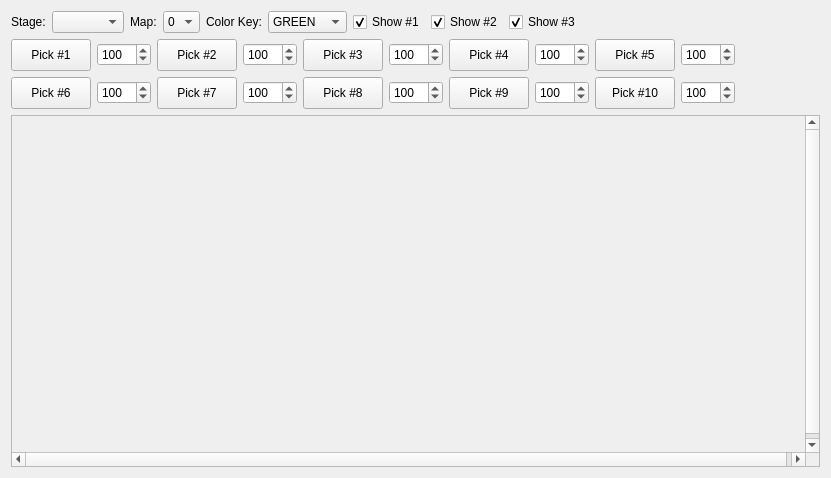
<?xml version="1.0" encoding="UTF-8"?>
<ui version="4.0">
 <class>colorcycle_edit</class>
 <widget class="QWidget" name="colorcycle_edit">
  <property name="geometry">
   <rect>
    <x>0</x>
    <y>0</y>
    <width>831</width>
    <height>478</height>
   </rect>
  </property>
  <property name="windowTitle">
   <string>Form</string>
  </property>
  <layout class="QGridLayout" name="gridLayout_3">
   <item row="2" column="0">
    <layout class="QVBoxLayout" name="verticalLayout">
     <property name="topMargin">
      <number>0</number>
     </property>
     <property name="bottomMargin">
      <number>0</number>
     </property>
     <item>
      <layout class="QGridLayout" name="gridLayout_4">
       <property name="leftMargin">
        <number>0</number>
       </property>
       <property name="topMargin">
        <number>0</number>
       </property>
       <item row="1" column="0">
        <widget class="QPushButton" name="color_pick_button1">
         <property name="minimumSize">
          <size>
           <width>0</width>
           <height>32</height>
          </size>
         </property>
         <property name="text">
          <string>Pick #1</string>
         </property>
        </widget>
       </item>
       <item row="1" column="10">
        <spacer name="horizontalSpacer">
         <property name="orientation">
          <enum>Qt::Horizontal</enum>
         </property>
         <property name="sizeHint" stdset="0">
          <size>
           <width>40</width>
           <height>20</height>
          </size>
         </property>
        </spacer>
       </item>
       <item row="1" column="2">
        <widget class="QPushButton" name="color_pick_button2">
         <property name="sizePolicy">
          <sizepolicy hsizetype="Minimum" vsizetype="Fixed">
           <horstretch>0</horstretch>
           <verstretch>0</verstretch>
          </sizepolicy>
         </property>
         <property name="minimumSize">
          <size>
           <width>0</width>
           <height>32</height>
          </size>
         </property>
         <property name="text">
          <string>Pick #2</string>
         </property>
        </widget>
       </item>
       <item row="1" column="4">
        <widget class="QPushButton" name="color_pick_button3">
         <property name="minimumSize">
          <size>
           <width>0</width>
           <height>32</height>
          </size>
         </property>
         <property name="text">
          <string>Pick #3</string>
         </property>
        </widget>
       </item>
       <item row="1" column="6">
        <widget class="QPushButton" name="color_pick_button4">
         <property name="minimumSize">
          <size>
           <width>0</width>
           <height>32</height>
          </size>
         </property>
         <property name="text">
          <string>Pick #4</string>
         </property>
        </widget>
       </item>
       <item row="1" column="8">
        <widget class="QPushButton" name="color_pick_button5">
         <property name="minimumSize">
          <size>
           <width>0</width>
           <height>32</height>
          </size>
         </property>
         <property name="text">
          <string>Pick #5</string>
         </property>
        </widget>
       </item>
       <item row="2" column="0">
        <widget class="QPushButton" name="color_pick_button6">
         <property name="minimumSize">
          <size>
           <width>0</width>
           <height>32</height>
          </size>
         </property>
         <property name="text">
          <string>Pick #6</string>
         </property>
        </widget>
       </item>
       <item row="2" column="2">
        <widget class="QPushButton" name="color_pick_button7">
         <property name="minimumSize">
          <size>
           <width>0</width>
           <height>32</height>
          </size>
         </property>
         <property name="text">
          <string>Pick #7</string>
         </property>
        </widget>
       </item>
       <item row="2" column="4">
        <widget class="QPushButton" name="color_pick_button8">
         <property name="minimumSize">
          <size>
           <width>0</width>
           <height>32</height>
          </size>
         </property>
         <property name="text">
          <string>Pick #8</string>
         </property>
        </widget>
       </item>
       <item row="2" column="6">
        <widget class="QPushButton" name="color_pick_button9">
         <property name="minimumSize">
          <size>
           <width>0</width>
           <height>32</height>
          </size>
         </property>
         <property name="text">
          <string>Pick #9</string>
         </property>
        </widget>
       </item>
       <item row="2" column="8">
        <widget class="QPushButton" name="color_pick_button10">
         <property name="minimumSize">
          <size>
           <width>0</width>
           <height>32</height>
          </size>
         </property>
         <property name="text">
          <string>Pick #10</string>
         </property>
        </widget>
       </item>
       <item row="1" column="1">
        <widget class="QSpinBox" name="duration1">
         <property name="maximum">
          <number>9999</number>
         </property>
         <property name="value">
          <number>100</number>
         </property>
        </widget>
       </item>
       <item row="1" column="3">
        <widget class="QSpinBox" name="duration2">
         <property name="maximum">
          <number>9999</number>
         </property>
         <property name="value">
          <number>100</number>
         </property>
        </widget>
       </item>
       <item row="1" column="5">
        <widget class="QSpinBox" name="duration3">
         <property name="maximum">
          <number>9999</number>
         </property>
         <property name="value">
          <number>100</number>
         </property>
        </widget>
       </item>
       <item row="1" column="7">
        <widget class="QSpinBox" name="duration4">
         <property name="maximum">
          <number>9999</number>
         </property>
         <property name="value">
          <number>100</number>
         </property>
        </widget>
       </item>
       <item row="1" column="9">
        <widget class="QSpinBox" name="duration5">
         <property name="maximum">
          <number>9999</number>
         </property>
         <property name="value">
          <number>100</number>
         </property>
        </widget>
       </item>
       <item row="2" column="1">
        <widget class="QSpinBox" name="duration6">
         <property name="maximum">
          <number>9999</number>
         </property>
         <property name="value">
          <number>100</number>
         </property>
        </widget>
       </item>
       <item row="2" column="3">
        <widget class="QSpinBox" name="duration7">
         <property name="maximum">
          <number>9999</number>
         </property>
         <property name="value">
          <number>100</number>
         </property>
        </widget>
       </item>
       <item row="2" column="5">
        <widget class="QSpinBox" name="duration8">
         <property name="maximum">
          <number>9999</number>
         </property>
         <property name="value">
          <number>100</number>
         </property>
        </widget>
       </item>
       <item row="2" column="7">
        <widget class="QSpinBox" name="duration9">
         <property name="maximum">
          <number>9999</number>
         </property>
         <property name="value">
          <number>100</number>
         </property>
        </widget>
       </item>
       <item row="2" column="9">
        <widget class="QSpinBox" name="duration10">
         <property name="maximum">
          <number>9999</number>
         </property>
         <property name="value">
          <number>100</number>
         </property>
        </widget>
       </item>
      </layout>
     </item>
     <item>
      <widget class="QScrollArea" name="scrollArea">
       <property name="verticalScrollBarPolicy">
        <enum>Qt::ScrollBarAlwaysOn</enum>
       </property>
       <property name="horizontalScrollBarPolicy">
        <enum>Qt::ScrollBarAlwaysOn</enum>
       </property>
       <property name="widgetResizable">
        <bool>false</bool>
       </property>
       <widget class="QWidget" name="scrollAreaWidgetContents">
        <property name="geometry">
         <rect>
          <x>0</x>
          <y>0</y>
          <width>798</width>
          <height>341</height>
         </rect>
        </property>
        <property name="sizePolicy">
         <sizepolicy hsizetype="Expanding" vsizetype="Expanding">
          <horstretch>0</horstretch>
          <verstretch>0</verstretch>
         </sizepolicy>
        </property>
        <widget class="colorcycle_map_preview" name="map_preview" native="true">
         <property name="geometry">
          <rect>
           <x>0</x>
           <y>-10</y>
           <width>821</width>
           <height>180</height>
          </rect>
         </property>
         <property name="sizePolicy">
          <sizepolicy hsizetype="Preferred" vsizetype="Preferred">
           <horstretch>0</horstretch>
           <verstretch>0</verstretch>
          </sizepolicy>
         </property>
        </widget>
       </widget>
      </widget>
     </item>
    </layout>
   </item>
   <item row="0" column="0">
    <layout class="QHBoxLayout" name="horizontalLayout">
     <item>
      <widget class="QLabel" name="label">
       <property name="text">
        <string>Stage:</string>
       </property>
      </widget>
     </item>
     <item>
      <widget class="QComboBox" name="stage_selector"/>
     </item>
     <item>
      <widget class="QLabel" name="label_3">
       <property name="text">
        <string>Map:</string>
       </property>
      </widget>
     </item>
     <item>
      <widget class="QComboBox" name="comboBox_2">
       <item>
        <property name="text">
         <string>0</string>
        </property>
       </item>
       <item>
        <property name="text">
         <string>1</string>
        </property>
       </item>
       <item>
        <property name="text">
         <string>2</string>
        </property>
       </item>
      </widget>
     </item>
     <item>
      <widget class="QLabel" name="label_2">
       <property name="text">
        <string>Color Key:</string>
       </property>
      </widget>
     </item>
     <item>
      <widget class="QComboBox" name="comboBox">
       <item>
        <property name="text">
         <string>GREEN</string>
        </property>
       </item>
       <item>
        <property name="text">
         <string>PURPLE</string>
        </property>
       </item>
       <item>
        <property name="text">
         <string>CYAN</string>
        </property>
       </item>
      </widget>
     </item>
     <item>
      <widget class="QCheckBox" name="show_colorcycle1_checkbox">
       <property name="text">
        <string>Show #1</string>
       </property>
       <property name="checked">
        <bool>true</bool>
       </property>
      </widget>
     </item>
     <item>
      <widget class="QCheckBox" name="show_colorcycle2_checkbox">
       <property name="text">
        <string>Show #2</string>
       </property>
       <property name="checked">
        <bool>true</bool>
       </property>
      </widget>
     </item>
     <item>
      <widget class="QCheckBox" name="show_colorcycle3_checkbox">
       <property name="text">
        <string>Show #3</string>
       </property>
       <property name="checked">
        <bool>true</bool>
       </property>
      </widget>
     </item>
     <item>
      <spacer name="horizontalSpacer_2">
       <property name="orientation">
        <enum>Qt::Horizontal</enum>
       </property>
       <property name="sizeHint" stdset="0">
        <size>
         <width>40</width>
         <height>20</height>
        </size>
       </property>
      </spacer>
     </item>
    </layout>
   </item>
  </layout>
 </widget>
 <customwidgets>
  <customwidget>
   <class>colorcycle_map_preview</class>
   <extends>QWidget</extends>
   <header>colorcycle_map_preview.h</header>
   <container>1</container>
  </customwidget>
 </customwidgets>
 <resources/>
 <connections/>
</ui>
